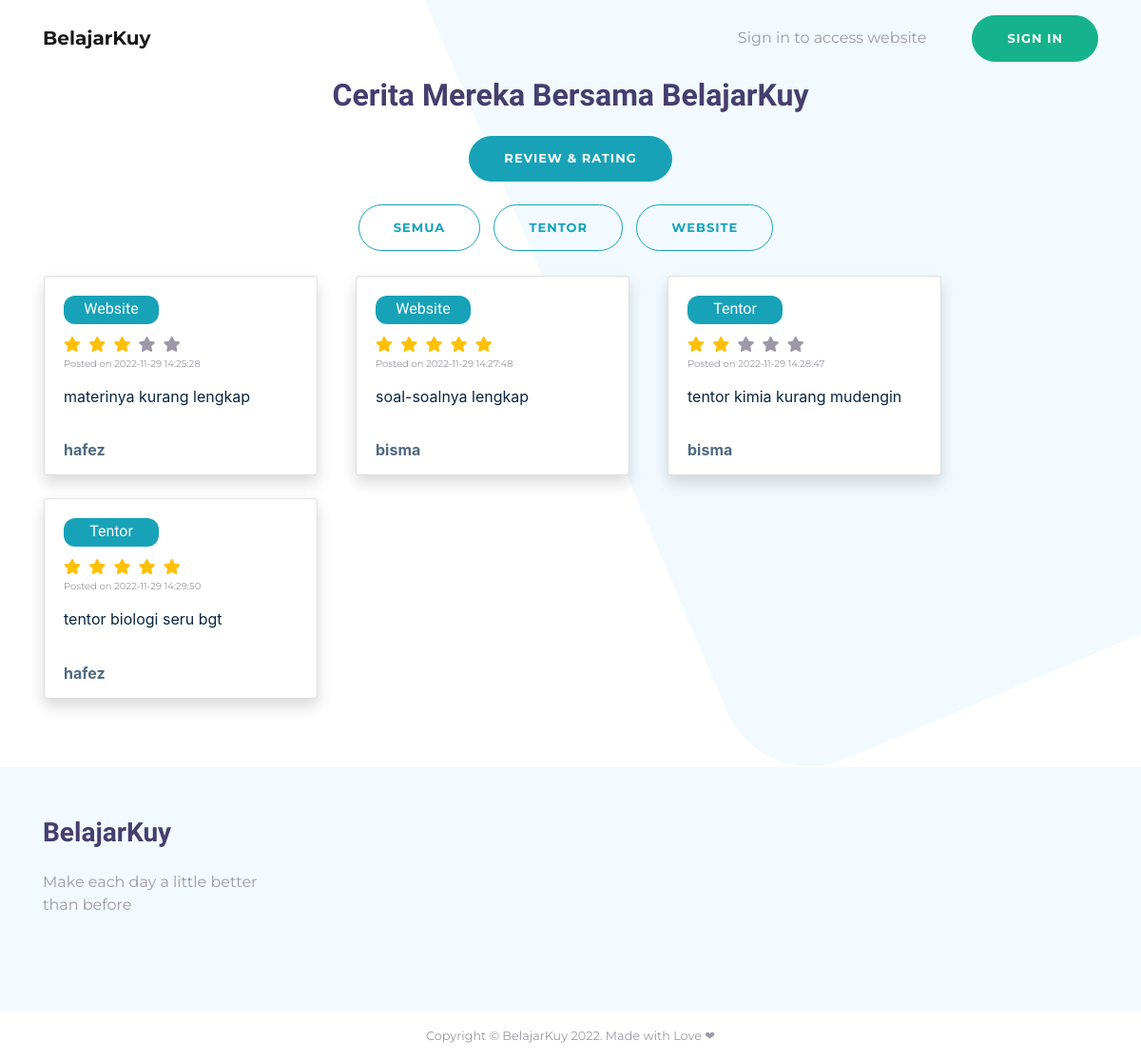
The app's page /feedback/index.php, older data.
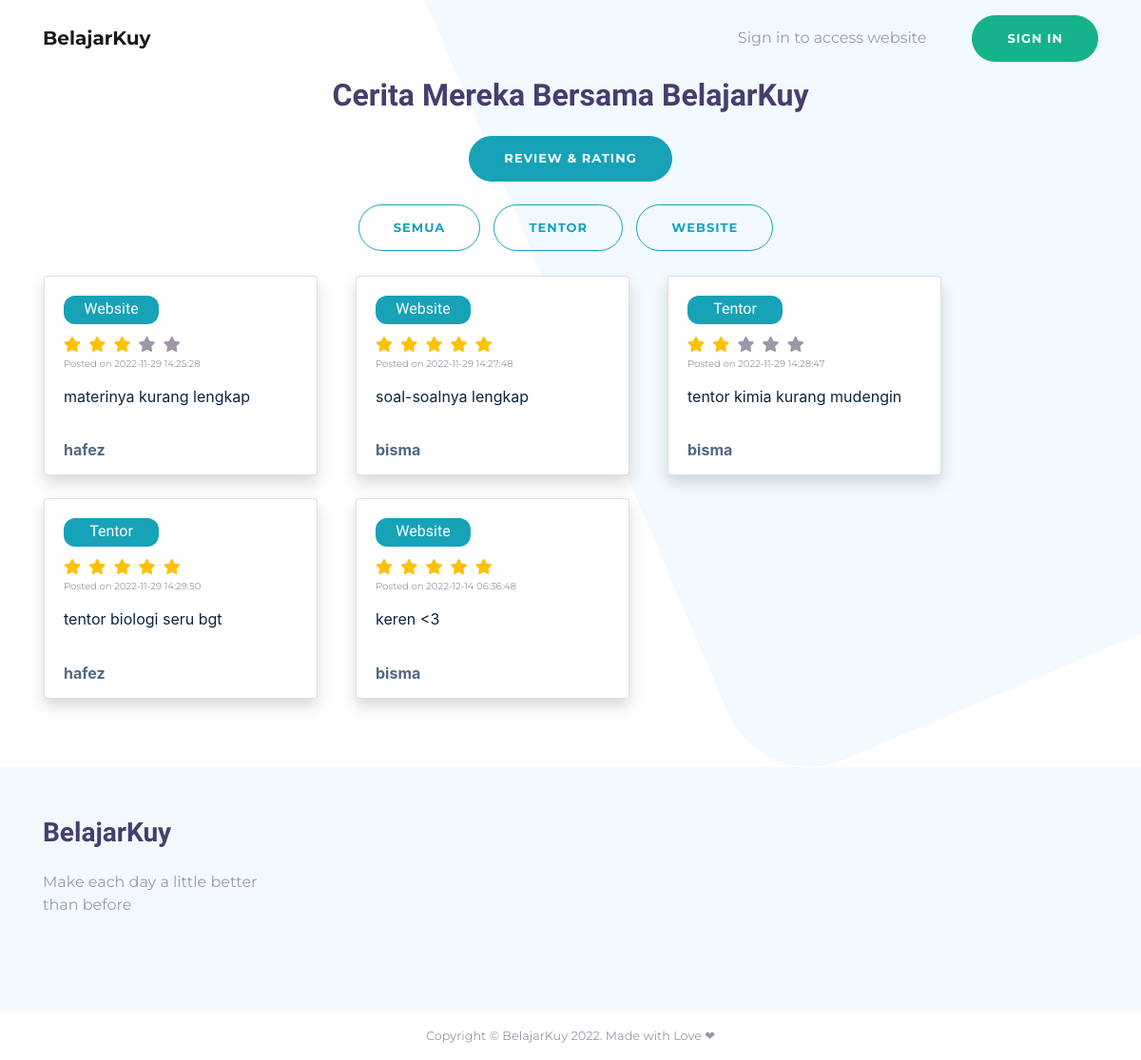
The same page, newer data.
### tables this page shows
CREATE TABLE `feedback` (
  `id_review` int(3) NOT NULL,
  `username` varchar(24) NOT NULL,
  `user_review` text NOT NULL,
  `date` datetime NOT NULL,
  `type_review` varchar(20) NOT NULL,
  `rating` int(1) NOT NULL
);

### feedback/index.php (the view, shortened to what this page needs)
<?php
include('../inc/header.php');
include('../config/connect.php');
?>
<div class="position-relative">
  <div class="container pb-5">
    <div class="row mb-3">
      <div class="col-12 text-center">
        <h2 class="font-weight-bold mb-6 pb-3">Cerita Mereka Bersama BelajarKuy</h2>
        <button type="button" name="add_review" id="add_review" class="btn btn-info mb-4">Review & Rating</button>
      </div>
      <div class="col d-flex align-center justify-content-center">
        <form action="" method="GET">
          <button type="submit" class="btn btn-outline-info" name="cari_semua" style="margin-bottom:10px;margin-right:10px;">Semua</button>
          <button type="submit" class="btn btn-outline-info" name="cari_tentor" style="margin-bottom:10px;margin-right:10px;">Tentor</button>
          <button type="submit" class="btn btn-outline-info" name="cari_website" style="margin-bottom:10px;margin-right:10px;">Website</button>
        </form>
      </div>
    </div>
    <div class="row">
      <?php
      $sql = "select * from feedback order by id_review desc";
      $query = mysqli_query($conn, $sql);
      if (isset($_GET['cari_tentor'])) {
        $query = mysqli_query($conn, "select * from feedback where type_review = 'Tentor'");
      } else if (isset($_GET['cari_website'])) {
        $query = mysqli_query($conn, "select * from feedback where type_review = 'Website'");
      } else {
        $query = mysqli_query($conn, "select * from feedback");
      }
      while ($row = mysqli_fetch_array($query)) {
      ?>
        <div class="card-container">
          <div class="card mr-4 shadow mb-4 mx-3" style="width: 18rem;">
            <div class="bs">
              <p name="choose" class="pchoose"><?php echo "$row[type_review]" ?></p>
            </div>
            <div class="card-body tampil">
              <?php
              if ($row['rating'] == 1) {
              ?>
                <i class="fas fa-star star-light tampil_star mr-1 text-warning" id="tampil_star_1"></i>
                <i class="fas fa-star star-light tampil_star mr-1" id="tampil_star_2"></i>
                <i class="fas fa-star star-light tampil_star mr-1" id="tampil_star_3"></i>
                <i class="fas fa-star star-light tampil_star mr-1" id="tampil_star_4"></i>
                <i class="fas fa-star star-light tampil_star mr-1" id="tampil_star_5"></i>
              <?php
              } else if ($row['rating'] == 2) {
              ?>
                <i class="fas fa-star star-light tampil_star mr-1 text-warning" id="tampil_star_1"></i>
                <i class="fas fa-star star-light tampil_star mr-1 text-warning" id="tampil_star_2"></i>
                <i class="fas fa-star star-light tampil_star mr-1" id="tampil_star_3"></i>
                <i class="fas fa-star star-light tampil_star mr-1" id="tampil_star_4"></i>
                <i class="fas fa-star star-light tampil_star mr-1" id="tampil_star_5"></i>
              <?php
              } else if ($row['rating'] == 3) {
              ?>
                <i class="fas fa-star star-light tampil_star mr-1 text-warning" id="tampil_star_1"></i>
                <i class="fas fa-star star-light tampil_star mr-1 text-warning" id="tampil_star_2"></i>
                <i class="fas fa-star star-light tampil_star mr-1 text-warning" id="tampil_star_3"></i>
                <i class="fas fa-star star-light tampil_star mr-1" id="tampil_star_4"></i>
                <i class="fas fa-star star-light tampil_star mr-1" id="tampil_star_5"></i>
              <?php
              } else {
              ?>
                <i class="fas fa-star star-light tampil_star mr-1 text-warning" id="tampil_star_1"></i>
                <i class="fas fa-star star-light tampil_star mr-1 text-warning" id="tampil_star_2"></i>
                <i class="fas fa-star star-light tampil_star mr-1 text-warning" id="tampil_star_3"></i>
                <i class="fas fa-star star-light tampil_star mr-1 text-warning" id="tampil_star_4"></i>
                <i class="fas fa-star star-light tampil_star mr-1 text-warning" id="tampil_star_5"></i>
              <?php
              }
              ?>
              <p class="date">
                Posted on <?php echo "$row[date]" ?>
              </p>
              <p class="rev card-text">
                <?php echo "$row[user_review]" ?>
              </p>
            </div>
            <div class="row">
              <div class="nu col">
                <p><?php echo "$row[username]" ?></p>
              </div>
              <div class="col">
              </div>
            </div>
          </div>
        </div>
      <?php
      }
      ?>
    </div>
  </div>
</div>
<?php
include('../inc/footer.php');
?>

Row changes from the older to the newer data that the page shows:
added feedback: type_review "Website", rating 5 (drawn), date "2022-12-14 06:36:48", user_review "keren <3", username "bisma"
